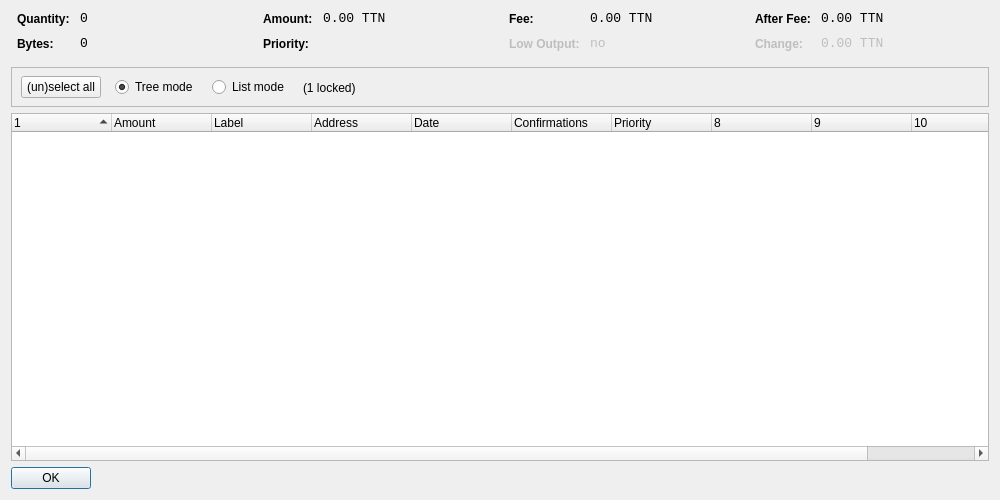
<?xml version="1.0" encoding="UTF-8"?>
<ui version="4.0">
 <class>CoinControlDialog</class>
 <widget class="QDialog" name="CoinControlDialog">
  <property name="geometry">
   <rect>
    <x>0</x>
    <y>0</y>
    <width>1000</width>
    <height>500</height>
   </rect>
  </property>
  <property name="windowTitle">
   <string>Coin Control</string>
  </property>
  <layout class="QVBoxLayout" name="verticalLayout">
   <item>
    <layout class="QHBoxLayout" name="horizontalLayoutTop" stretch="0,0,0,0">
     <property name="topMargin">
      <number>0</number>
     </property>
     <property name="bottomMargin">
      <number>10</number>
     </property>
     <item>
      <layout class="QFormLayout" name="formLayoutCoinControl1">
       <property name="horizontalSpacing">
        <number>10</number>
       </property>
       <property name="verticalSpacing">
        <number>10</number>
       </property>
       <property name="leftMargin">
        <number>6</number>
       </property>
       <property name="rightMargin">
        <number>6</number>
       </property>
       <item row="0" column="0">
        <widget class="QLabel" name="labelCoinControlQuantityText">
         <property name="styleSheet">
          <string notr="true">font-weight:bold;</string>
         </property>
         <property name="text">
          <string>Quantity:</string>
         </property>
        </widget>
       </item>
       <item row="0" column="1">
        <widget class="QLabel" name="labelCoinControlQuantity">
         <property name="font">
          <font>
           <family>Monospace</family>
           <pointsize>10</pointsize>
          </font>
         </property>
         <property name="cursor">
          <cursorShape>IBeamCursor</cursorShape>
         </property>
         <property name="contextMenuPolicy">
          <enum>Qt::ActionsContextMenu</enum>
         </property>
         <property name="text">
          <string notr="true">0</string>
         </property>
         <property name="textInteractionFlags">
          <set>Qt::LinksAccessibleByMouse|Qt::TextSelectableByKeyboard|Qt::TextSelectableByMouse</set>
         </property>
        </widget>
       </item>
       <item row="1" column="0">
        <widget class="QLabel" name="labelCoinControlBytesText">
         <property name="styleSheet">
          <string notr="true">font-weight:bold;</string>
         </property>
         <property name="text">
          <string>Bytes:</string>
         </property>
        </widget>
       </item>
       <item row="1" column="1">
        <widget class="QLabel" name="labelCoinControlBytes">
         <property name="font">
          <font>
           <family>Monospace</family>
           <pointsize>10</pointsize>
          </font>
         </property>
         <property name="cursor">
          <cursorShape>IBeamCursor</cursorShape>
         </property>
         <property name="contextMenuPolicy">
          <enum>Qt::ActionsContextMenu</enum>
         </property>
         <property name="text">
          <string notr="true">0</string>
         </property>
         <property name="textInteractionFlags">
          <set>Qt::LinksAccessibleByMouse|Qt::TextSelectableByKeyboard|Qt::TextSelectableByMouse</set>
         </property>
        </widget>
       </item>
      </layout>
     </item>
     <item>
      <layout class="QFormLayout" name="formLayoutCoinControl2">
       <property name="horizontalSpacing">
        <number>10</number>
       </property>
       <property name="verticalSpacing">
        <number>10</number>
       </property>
       <property name="leftMargin">
        <number>6</number>
       </property>
       <property name="rightMargin">
        <number>6</number>
       </property>
       <item row="0" column="0">
        <widget class="QLabel" name="labelCoinControlAmountText">
         <property name="styleSheet">
          <string notr="true">font-weight:bold;</string>
         </property>
         <property name="text">
          <string>Amount:</string>
         </property>
        </widget>
       </item>
       <item row="0" column="1">
        <widget class="QLabel" name="labelCoinControlAmount">
         <property name="font">
          <font>
           <family>Monospace</family>
           <pointsize>10</pointsize>
          </font>
         </property>
         <property name="cursor">
          <cursorShape>IBeamCursor</cursorShape>
         </property>
         <property name="contextMenuPolicy">
          <enum>Qt::ActionsContextMenu</enum>
         </property>
         <property name="text">
          <string notr="true">0.00 TTN</string>
         </property>
         <property name="textInteractionFlags">
          <set>Qt::LinksAccessibleByMouse|Qt::TextSelectableByKeyboard|Qt::TextSelectableByMouse</set>
         </property>
        </widget>
       </item>
       <item row="1" column="0">
        <widget class="QLabel" name="labelCoinControlPriorityText">
         <property name="styleSheet">
          <string notr="true">font-weight:bold;</string>
         </property>
         <property name="text">
          <string>Priority:</string>
         </property>
        </widget>
       </item>
       <item row="1" column="1">
        <widget class="QLabel" name="labelCoinControlPriority">
         <property name="font">
          <font>
           <family>Monospace</family>
           <pointsize>10</pointsize>
          </font>
         </property>
         <property name="cursor">
          <cursorShape>IBeamCursor</cursorShape>
         </property>
         <property name="contextMenuPolicy">
          <enum>Qt::ActionsContextMenu</enum>
         </property>
         <property name="text">
          <string/>
         </property>
         <property name="textInteractionFlags">
          <set>Qt::LinksAccessibleByMouse|Qt::TextSelectableByKeyboard|Qt::TextSelectableByMouse</set>
         </property>
        </widget>
       </item>
      </layout>
     </item>
     <item>
      <layout class="QFormLayout" name="formLayoutCoinControl3">
       <property name="horizontalSpacing">
        <number>10</number>
       </property>
       <property name="verticalSpacing">
        <number>10</number>
       </property>
       <property name="leftMargin">
        <number>6</number>
       </property>
       <property name="rightMargin">
        <number>6</number>
       </property>
       <item row="0" column="0">
        <widget class="QLabel" name="labelCoinControlFeeText">
         <property name="styleSheet">
          <string notr="true">font-weight:bold;</string>
         </property>
         <property name="text">
          <string>Fee:</string>
         </property>
        </widget>
       </item>
       <item row="0" column="1">
        <widget class="QLabel" name="labelCoinControlFee">
         <property name="font">
          <font>
           <family>Monospace</family>
           <pointsize>10</pointsize>
          </font>
         </property>
         <property name="cursor">
          <cursorShape>IBeamCursor</cursorShape>
         </property>
         <property name="contextMenuPolicy">
          <enum>Qt::ActionsContextMenu</enum>
         </property>
         <property name="text">
          <string notr="true">0.00 TTN</string>
         </property>
         <property name="textInteractionFlags">
          <set>Qt::LinksAccessibleByMouse|Qt::TextSelectableByKeyboard|Qt::TextSelectableByMouse</set>
         </property>
        </widget>
       </item>
       <item row="1" column="0">
        <widget class="QLabel" name="labelCoinControlLowOutputText">
         <property name="enabled">
          <bool>false</bool>
         </property>
         <property name="styleSheet">
          <string notr="true">font-weight:bold;</string>
         </property>
         <property name="text">
          <string>Low Output:</string>
         </property>
        </widget>
       </item>
       <item row="1" column="1">
        <widget class="QLabel" name="labelCoinControlLowOutput">
         <property name="enabled">
          <bool>false</bool>
         </property>
         <property name="font">
          <font>
           <family>Monospace</family>
           <pointsize>10</pointsize>
          </font>
         </property>
         <property name="cursor">
          <cursorShape>IBeamCursor</cursorShape>
         </property>
         <property name="contextMenuPolicy">
          <enum>Qt::ActionsContextMenu</enum>
         </property>
         <property name="text">
          <string>no</string>
         </property>
         <property name="textInteractionFlags">
          <set>Qt::LinksAccessibleByMouse|Qt::TextSelectableByKeyboard|Qt::TextSelectableByMouse</set>
         </property>
        </widget>
       </item>
      </layout>
     </item>
     <item>
      <layout class="QFormLayout" name="formLayoutCoinControl4">
       <property name="horizontalSpacing">
        <number>10</number>
       </property>
       <property name="verticalSpacing">
        <number>10</number>
       </property>
       <property name="leftMargin">
        <number>6</number>
       </property>
       <property name="rightMargin">
        <number>6</number>
       </property>
       <item row="0" column="0">
        <widget class="QLabel" name="labelCoinControlAfterFeeText">
         <property name="styleSheet">
          <string notr="true">font-weight:bold;</string>
         </property>
         <property name="text">
          <string>After Fee:</string>
         </property>
        </widget>
       </item>
       <item row="0" column="1">
        <widget class="QLabel" name="labelCoinControlAfterFee">
         <property name="font">
          <font>
           <family>Monospace</family>
           <pointsize>10</pointsize>
          </font>
         </property>
         <property name="cursor">
          <cursorShape>IBeamCursor</cursorShape>
         </property>
         <property name="contextMenuPolicy">
          <enum>Qt::ActionsContextMenu</enum>
         </property>
         <property name="text">
          <string notr="true">0.00 TTN</string>
         </property>
         <property name="textInteractionFlags">
          <set>Qt::LinksAccessibleByMouse|Qt::TextSelectableByKeyboard|Qt::TextSelectableByMouse</set>
         </property>
        </widget>
       </item>
       <item row="1" column="0">
        <widget class="QLabel" name="labelCoinControlChangeText">
         <property name="enabled">
          <bool>false</bool>
         </property>
         <property name="styleSheet">
          <string notr="true">font-weight:bold;</string>
         </property>
         <property name="text">
          <string>Change:</string>
         </property>
        </widget>
       </item>
       <item row="1" column="1">
        <widget class="QLabel" name="labelCoinControlChange">
         <property name="enabled">
          <bool>false</bool>
         </property>
         <property name="font">
          <font>
           <family>Monospace</family>
           <pointsize>10</pointsize>
          </font>
         </property>
         <property name="cursor">
          <cursorShape>IBeamCursor</cursorShape>
         </property>
         <property name="contextMenuPolicy">
          <enum>Qt::ActionsContextMenu</enum>
         </property>
         <property name="text">
          <string notr="true">0.00 TTN</string>
         </property>
         <property name="textInteractionFlags">
          <set>Qt::LinksAccessibleByMouse|Qt::TextSelectableByKeyboard|Qt::TextSelectableByMouse</set>
         </property>
        </widget>
       </item>
      </layout>
     </item>
    </layout>
   </item>
   <item>
    <widget class="QFrame" name="frame">
     <property name="minimumSize">
      <size>
       <width>0</width>
       <height>40</height>
      </size>
     </property>
     <property name="frameShape">
      <enum>QFrame::StyledPanel</enum>
     </property>
     <property name="frameShadow">
      <enum>QFrame::Sunken</enum>
     </property>
     <widget class="QWidget" name="horizontalLayoutWidget">
      <property name="geometry">
       <rect>
        <x>10</x>
        <y>0</y>
        <width>781</width>
        <height>41</height>
       </rect>
      </property>
      <layout class="QHBoxLayout" name="horizontalLayoutPanel" stretch="0,0,0,0,0">
       <property name="spacing">
        <number>14</number>
       </property>
       <item>
        <widget class="QPushButton" name="pushButtonSelectAll">
         <property name="sizePolicy">
          <sizepolicy hsizetype="Maximum" vsizetype="Fixed">
           <horstretch>0</horstretch>
           <verstretch>0</verstretch>
          </sizepolicy>
         </property>
         <property name="text">
          <string>(un)select all</string>
         </property>
        </widget>
       </item>
       <item>
        <widget class="QRadioButton" name="radioTreeMode">
         <property name="sizePolicy">
          <sizepolicy hsizetype="Maximum" vsizetype="Fixed">
           <horstretch>0</horstretch>
           <verstretch>0</verstretch>
          </sizepolicy>
         </property>
         <property name="text">
          <string>Tree mode</string>
         </property>
         <property name="checked">
          <bool>true</bool>
         </property>
        </widget>
       </item>
       <item>
        <widget class="QRadioButton" name="radioListMode">
         <property name="sizePolicy">
          <sizepolicy hsizetype="Maximum" vsizetype="Fixed">
           <horstretch>0</horstretch>
           <verstretch>0</verstretch>
          </sizepolicy>
         </property>
         <property name="text">
          <string>List mode</string>
         </property>
        </widget>
       </item>
       <item>
        <widget class="QLabel" name="labelLocked">
         <property name="text">
          <string>(1 locked)</string>
         </property>
        </widget>
       </item>
       <item>
        <spacer name="horizontalSpacer">
         <property name="orientation">
          <enum>Qt::Horizontal</enum>
         </property>
         <property name="sizeHint" stdset="0">
          <size>
           <width>40</width>
           <height>20</height>
          </size>
         </property>
        </spacer>
       </item>
      </layout>
     </widget>
    </widget>
   </item>
   <item>
    <widget class="CoinControlTreeWidget" name="treeWidget">
     <property name="contextMenuPolicy">
      <enum>Qt::CustomContextMenu</enum>
     </property>
     <property name="sortingEnabled">
      <bool>false</bool>
     </property>
     <property name="columnCount">
      <number>11</number>
     </property>
     <attribute name="headerShowSortIndicator" stdset="0">
      <bool>true</bool>
     </attribute>
     <attribute name="headerStretchLastSection">
      <bool>false</bool>
     </attribute>
     <column>
      <property name="text">
       <string/>
      </property>
     </column>
     <column>
      <property name="text">
       <string>Amount</string>
      </property>
     </column>
     <column>
      <property name="text">
       <string notr="true">Label</string>
      </property>
     </column>
     <column>
      <property name="text">
       <string>Address</string>
      </property>
     </column>
     <column>
      <property name="text">
       <string>Date</string>
      </property>
     </column>
     <column>
      <property name="text">
       <string>Confirmations</string>
      </property>
      <property name="toolTip">
       <string>Confirmed</string>
      </property>
     </column>
     <column>
      <property name="text">
       <string>Priority</string>
      </property>
     </column>
     <column>
      <property name="text">
       <string/>
      </property>
     </column>
     <column>
      <property name="text">
       <string/>
      </property>
     </column>
     <column>
      <property name="text">
       <string/>
      </property>
     </column>
     <column>
      <property name="text">
       <string/>
      </property>
     </column>
    </widget>
   </item>
   <item>
    <widget class="QDialogButtonBox" name="buttonBox">
     <property name="sizePolicy">
      <sizepolicy hsizetype="Maximum" vsizetype="Fixed">
       <horstretch>0</horstretch>
       <verstretch>0</verstretch>
      </sizepolicy>
     </property>
     <property name="orientation">
      <enum>Qt::Horizontal</enum>
     </property>
     <property name="standardButtons">
      <set>QDialogButtonBox::Ok</set>
     </property>
    </widget>
   </item>
  </layout>
 </widget>
 <customwidgets>
  <customwidget>
   <class>CoinControlTreeWidget</class>
   <extends>QTreeWidget</extends>
   <header>coincontroltreewidget.h</header>
  </customwidget>
 </customwidgets>
 <resources/>
 <connections/>
</ui>
